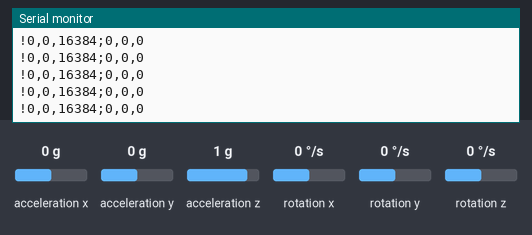
Simulated run of this sketch. Board: Arduino Uno, built with avr-gcc and run on an emulated ATmega328P. Parts: the last lines printed to the serial monitor. Wiring (inferred from the names in the program): MPU-6050 motion sensor at I2C address 0x68. Inputs (shaded band) come from the test bench; at power-on: acceleration x 0 g, acceleration y 0 g, acceleration z 1 g, rotation x 0 °/s, rotation y 0 °/s, rotation z 0 °/s.

Above: at 1.2 s.
1.3 s: acceleration x set to -1.4 g
At 1.34 s:
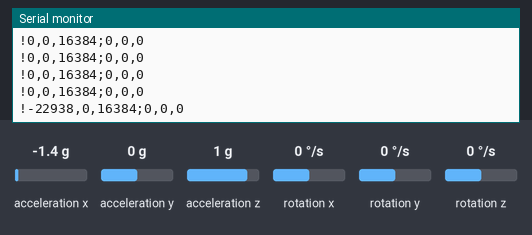
2.8 s: acceleration y set to -1.4 g
At 2.83 s:
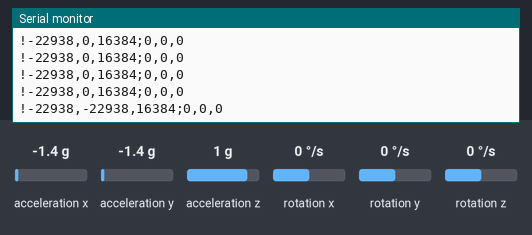
4.3 s: acceleration z set to -1.4 g
At 4.32 s:
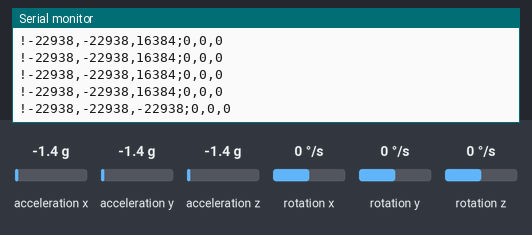
5.8 s: acceleration x set to 0.1 g
At 5.82 s:
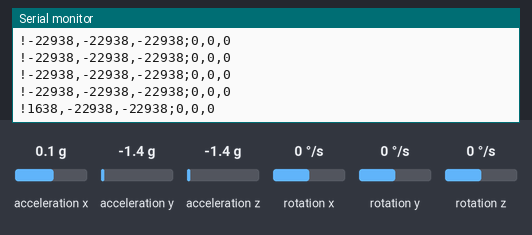
8.8 s: rotation x set to -192 °/s
At 8.81 s:
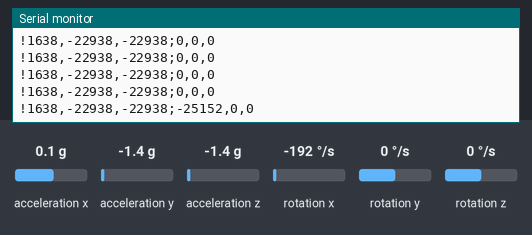
Timing chart, 0 to 11.3 s (numbered marks = the images above; inputs shaded):
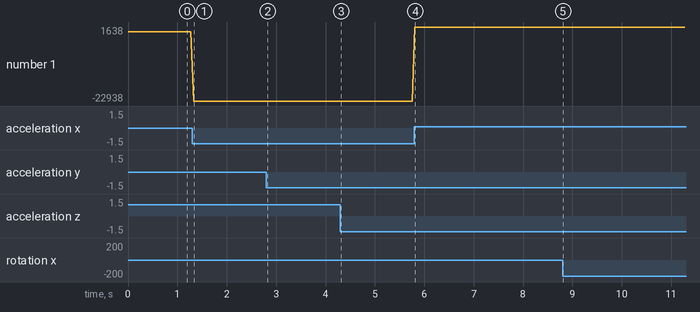

Measured:
- after the input at 1.3 s, the serial monitor: prints a new line at once (image 1)
- after the input at 2.8 s, the serial monitor: prints a new line at once (image 2)
- after the input at 4.3 s, the serial monitor: prints a new line at once (image 3)
- after the input at 5.8 s, the serial monitor: prints a new line at once (image 4)
- plotted number 1: 0 → -22938 after the input at 1.3 s, -22938 → 1638 after the input at 5.8 s

The sketch:

imu.ino
```cpp
#include<Wire.h>
#define MPU9255_ADDRESS 0x68

int16_t AcX, AcY, AcZ, GyX, GyY, GyZ;

void setup()
{
      Wire.begin();
      Wire.beginTransmission(MPU9255_ADDRESS);
      Wire.write(0x6B);  // PWR_MGMT_1 register
      Wire.write(0);     // set to zero (wakes up the MPU-6050)
      Wire.endTransmission(true);
      Serial.begin(115200);
}

void loop()
{
      int16_t rawDataAcc[6];
      Wire.beginTransmission(MPU9255_ADDRESS);
      Wire.write(0x3B);
      Wire.endTransmission(false);
      int i = 0;
      Wire.requestFrom(MPU9255_ADDRESS, 6);

      Serial.print('!');

      while (Wire.available()>0)
      {
      rawDataAcc[i++] = Wire.read();
      }

      AcX = rawDataAcc[0] << 8 | rawDataAcc[1] ;
      AcY = rawDataAcc[2] << 8 | rawDataAcc[3] ;
      AcZ = rawDataAcc[4] << 8 | rawDataAcc[5] ;

      Serial.print(AcX);
      Serial.print(",");
      Serial.print(AcY);
      Serial.print(",");
      Serial.print(AcZ);
      Serial.print(";");

      uint8_t rawDataGy[6];
      Wire.beginTransmission(MPU9255_ADDRESS);
      Wire.write(0x43);
      Wire.endTransmission(false);
      i = 0;
      Wire.requestFrom(MPU9255_ADDRESS, 6);

      while (Wire.available())
      {
      rawDataGy[i++] = Wire.read();
      }

      GyX = rawDataGy[0] << 8 | rawDataGy[1] ;
      GyY = rawDataGy[2] << 8 | rawDataGy[3] ;
      GyZ = rawDataGy[4] << 8 | rawDataGy[5] ;

      Serial.print(GyX);
      Serial.print(",");
      Serial.print(GyY);
      Serial.print(",");
      Serial.print(GyZ);
      Serial.println("");

      Serial.flush();

      delay(50);
}
```
